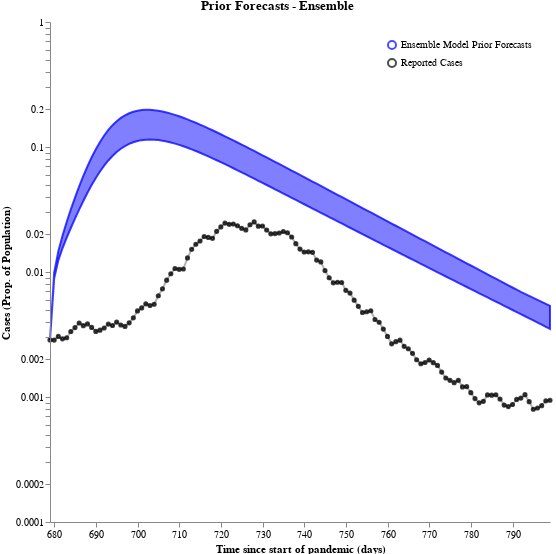

Here is the notebook cell this chart was saved with:
### Code cell
# ensemble_prior_forecasts = sample(ensemble, all_timepoints, num_samples)

ensemble_prior_forecasts_df = convert_to_output_format(ensemble_prior_forecasts, all_timepoints, time_unit="days")
case_df = pd.DataFrame({"Reported Cases": plotting_cases, 
                        "timepoint_days": all_timepoints})

schema = plot_trajectories("Prior Forecasts - Ensemble", 
                           ensemble_prior_forecasts_df,
                            points=case_df,
                            keep=["Cases_sol"],
                            relabel={"Cases_sol": "Ensemble Model Prior Forecasts"},
                            colors={
                                "Ensemble Model Prior Forecasts": "blue",
                                "Reported Cases": "black",
                            })
plots.save_schema(schema, "_schema.json")
plots.ipy_display(schema)

### Figure 1 — Vega specification as saved in the notebook (floating-point values rounded to 4 significant figures)
{"$schema": "https://vega.github.io/schema/vega/v5.json", "axes": [{"name": "x_axis", "orient": "bottom", "scale": "xscale", "title": "Time since start of pandemic (days)", "zindex": 100}, {"name": "y_axis", "orient": "left", "scale": "yscale", "title": "Cases (Prop. of Population)", "zindex": 100}], "data": [{"name": "distributions", "values": [{"lower": 0.00286, "timepoint": 679, "trajectory": "Ensemble Model Prior Forecasts", "upper": 0.00286}, {"lower": 0.008873, "timepoint": 680, "trajectory": "Ensemble Model Prior Forecasts", "upper": 0.009886}, {"lower": 0.01239, "timepoint": 681, "trajectory": "Ensemble Model Prior Forecasts", "upper": 0.01463}, {"lower": 0.01548, "timepoint": 682, "trajectory": "Ensemble Model Prior Forecasts", "upper": 0.01952}, {"lower": 0.01878, "timepoint": 683, "trajectory": "Ensemble Model Prior Forecasts", "upper": 0.02511}, {"lower": 0.02249, "timepoint": 684, "trajectory": "Ensemble Model Prior Forecasts", "upper": 0.03168}, {"lower": 0.02674, "timepoint": 685, "trajectory": "Ensemble Model Prior Forecasts", "upper": 0.0394}, {"lower": 0.03158, "timepoint": 686, "trajectory": "Ensemble Model Prior Forecasts", "upper": 0.04838}, {"lower": 0.03701, "timepoint": 687, "trajectory": "Ensemble Model Prior Forecasts", "upper": 0.05865}, {"lower": 0.04303, "timepoint": 688, "trajectory": "Ensemble Model Prior Forecasts", "upper": 0.07015}, {"lower": 0.04956, "timepoint": 689, "trajectory": "Ensemble Model Prior Forecasts", "upper": 0.0827}, {"lower": 0.05648, "timepoint": 690, "trajectory": "Ensemble Model Prior Forecasts", "upper": 0.09604}, {"lower": 0.06366, "timepoint": 691, "trajectory": "Ensemble Model Prior Forecasts", "upper": 0.1098}, {"lower": 0.07089, "timepoint": 692, "trajectory": "Ensemble Model Prior Forecasts", "upper": 0.1236}, {"lower": 0.078, "timepoint": 693, "trajectory": "Ensemble Model Prior Forecasts", "upper": 0.1369}, {"lower": 0.0848, "timepoint": 694, "trajectory": "Ensemble Model Prior Forecasts", "upper": 0.1495}, {"lower": 0.0911, "timepoint": 695, "trajectory": "Ensemble Model Prior Forecasts", "upper": 0.1609}, {"lower": 0.09678, "timepoint": 696, "trajectory": "Ensemble Model Prior Forecasts", "upper": 0.1709}, {"lower": 0.1017, "timepoint": 697, "trajectory": "Ensemble Model Prior Forecasts", "upper": 0.1794}, {"lower": 0.1059, "timepoint": 698, "trajectory": "Ensemble Model Prior Forecasts", "upper": 0.1862}, {"lower": 0.1092, "timepoint": 699, "trajectory": "Ensemble Model Prior Forecasts", "upper": 0.1915}, {"lower": 0.1117, "timepoint": 700, "trajectory": "Ensemble Model Prior Forecasts", "upper": 0.1952}, {"lower": 0.1135, "timepoint": 701, "trajectory": "Ensemble Model Prior Forecasts", "upper": 0.1975}, {"lower": 0.1145, "timepoint": 702, "trajectory": "Ensemble Model Prior Forecasts", "upper": 0.1985}, {"lower": 0.1148, "timepoint": 703, "trajectory": "Ensemble Model Prior Forecasts", "upper": 0.1983}, {"lower": 0.1145, "timepoint": 704, "trajectory": "Ensemble Model Prior Forecasts", "upper": 0.1971}, {"lower": 0.1137, "timepoint": 705, "trajectory": "Ensemble Model Prior Forecasts", "upper": 0.195}, {"lower": 0.1124, "timepoint": 706, "trajectory": "Ensemble Model Prior Forecasts", "upper": 0.1922}, {"lower": 0.1107, "timepoint": 707, "trajectory": "Ensemble Model Prior Forecasts", "upper": 0.1888}, {"lower": 0.1087, "timepoint": 708, "trajectory": "Ensemble Model Prior Forecasts", "upper": 0.1849}, {"lower": 0.1064, "timepoint": 709, "trajectory": "Ensemble Model Prior Forecasts", "upper": 0.1806}, {"lower": 0.104, "timepoint": 710, "trajectory": "Ensemble Model Prior Forecasts", "upper": 0.176}, {"lower": 0.1013, "timepoint": 711, "trajectory": "Ensemble Model Prior Forecasts", "upper": 0.1713}, {"lower": 0.09856, "timepoint": 712, "trajectory": "Ensemble Model Prior Forecasts", "upper": 0.1663}, {"lower": 0.09572, "timepoint": 713, "trajectory": "Ensemble Model Prior Forecasts", "upper": 0.1613}, {"lower": 0.09282, "timepoint": 714, "trajectory": "Ensemble Model Prior Forecasts", "upper": 0.1562}, {"lower": 0.0899, "timepoint": 715, "trajectory": "Ensemble Model Prior Forecasts", "upper": 0.1511}, {"lower": 0.08698, "timepoint": 716, "trajectory": "Ensemble Model Prior Forecasts", "upper": 0.146}, {"lower": 0.08407, "timepoint": 717, "trajectory": "Ensemble Model Prior Forecasts", "upper": 0.141}, {"lower": 0.08119, "timepoint": 718, "trajectory": "Ensemble Model Prior Forecasts", "upper": 0.1361}, {"lower": 0.07835, "timepoint": 719, "trajectory": "Ensemble Model Prior Forecasts", "upper": 0.1312}, {"lower": 0.07557, "timepoint": 720, "trajectory": "Ensemble Model Prior Forecasts", "upper": 0.1265}, {"lower": 0.07285, "timepoint": 721, "trajectory": "Ensemble Model Prior Forecasts", "upper": 0.1218}, {"lower": 0.07019, "timepoint": 722, "trajectory": "Ensemble Model Prior Forecasts", "upper": 0.1173}, {"lower": 0.06761, "timepoint": 723, "trajectory": "Ensemble Model Prior Forecasts", "upper": 0.1129}, {"lower": 0.06509, "timepoint": 724, "trajectory": "Ensemble Model Prior Forecasts", "upper": 0.1087}, {"lower": 0.06266, "timepoint": 725, "trajectory": "Ensemble Model Prior Forecasts", "upper": 0.1045}, {"lower": 0.0603, "timepoint": 726, "trajectory": "Ensemble Model Prior Forecasts", "upper": 0.1005}, {"lower": 0.05802, "timepoint": 727, "trajectory": "Ensemble Model Prior Forecasts", "upper": 0.09668}, {"lower": 0.05581, "timepoint": 728, "trajectory": "Ensemble Model Prior Forecasts", "upper": 0.09294}, {"lower": 0.05368, "timepoint": 729, "trajectory": "Ensemble Model Prior Forecasts", "upper": 0.08934}, {"lower": 0.05163, "timepoint": 730, "trajectory": "Ensemble Model Prior Forecasts", "upper": 0.08586}, {"lower": 0.04965, "timepoint": 731, "trajectory": "Ensemble Model Prior Forecasts", "upper": 0.0825}, {"lower": 0.04774, "timepoint": 732, "trajectory": "Ensemble Model Prior Forecasts", "upper": 0.07927}, {"lower": 0.0459, "timepoint": 733, "trajectory": "Ensemble Model Prior Forecasts", "upper": 0.07616}, {"lower": 0.04413, "timepoint": 734, "trajectory": "Ensemble Model Prior Forecasts", "upper": 0.07316}, {"lower": 0.04243, "timepoint": 735, "trajectory": "Ensemble Model Prior Forecasts", "upper": 0.07027}, {"lower": 0.04079, "timepoint": 736, "trajectory": "Ensemble Model Prior Forecasts", "upper": 0.0675}, {"lower": 0.03922, "timepoint": 737, "trajectory": "Ensemble Model Prior Forecasts", "upper": 0.06483}, {"lower": 0.0377, "timepoint": 738, "trajectory": "Ensemble Model Prior Forecasts", "upper": 0.06226}, {"lower": 0.03624, "timepoint": 739, "trajectory": "Ensemble Model Prior Forecasts", "upper": 0.05979}, {"lower": 0.03484, "timepoint": 740, "trajectory": "Ensemble Model Prior Forecasts", "upper": 0.05741}, {"lower": 0.0335, "timepoint": 741, "trajectory": "Ensemble Model Prior Forecasts", "upper": 0.05513}, {"lower": 0.0322, "timepoint": 742, "trajectory": "Ensemble Model Prior Forecasts", "upper": 0.05294}, {"lower": 0.03096, "timepoint": 743, "trajectory": "Ensemble Model Prior Forecasts", "upper": 0.05083}, {"lower": 0.02976, "timepoint": 744, "trajectory": "Ensemble Model Prior Forecasts", "upper": 0.04881}, {"lower": 0.02861, "timepoint": 745, "trajectory": "Ensemble Model Prior Forecasts", "upper": 0.04686}, {"lower": 0.02751, "timepoint": 746, "trajectory": "Ensemble Model Prior Forecasts", "upper": 0.04499}, {"lower": 0.02645, "timepoint": 747, "trajectory": "Ensemble Model Prior Forecasts", "upper": 0.0432}, {"lower": 0.02543, "timepoint": 748, "trajectory": "Ensemble Model Prior Forecasts", "upper": 0.04148}, {"lower": 0.02444, "timepoint": 749, "trajectory": "Ensemble Model Prior Forecasts", "upper": 0.03982}, {"lower": 0.0235, "timepoint": 750, "trajectory": "Ensemble Model Prior Forecasts", "upper": 0.03823}, {"lower": 0.0226, "timepoint": 751, "trajectory": "Ensemble Model Prior Forecasts", "upper": 0.0367}, {"lower": 0.02173, "timepoint": 752, "trajectory": "Ensemble Model Prior Forecasts", "upper": 0.03524}, {"lower": 0.02089, "timepoint": 753, "trajectory": "Ensemble Model Prior Forecasts", "upper": 0.03383}, {"lower": 0.02009, "timepoint": 754, "trajectory": "Ensemble Model Prior Forecasts", "upper": 0.03248}, {"lower": 0.01931, "timepoint": 755, "trajectory": "Ensemble Model Prior Forecasts", "upper": 0.03118}, {"lower": 0.01857, "timepoint": 756, "trajectory": "Ensemble Model Prior Forecasts", "upper": 0.02994}, {"lower": 0.01786, "timepoint": 757, "trajectory": "Ensemble Model Prior Forecasts", "upper": 0.02874}, {"lower": 0.01717, "timepoint": 758, "trajectory": "Ensemble Model Prior Forecasts", "upper": 0.02759}, {"lower": 0.01651, "timepoint": 759, "trajectory": "Ensemble Model Prior Forecasts", "upper": 0.02649}, {"lower": 0.01588, "timepoint": 760, "trajectory": "Ensemble Model Prior Forecasts", "upper": 0.02543}, {"lower": 0.01527, "timepoint": 761, "trajectory": "Ensemble Model Prior Forecasts", "upper": 0.02442}, {"lower": 0.01469, "timepoint": 762, "trajectory": "Ensemble Model Prior Forecasts", "upper": 0.02344}, {"lower": 0.01413, "timepoint": 763, "trajectory": "Ensemble Model Prior Forecasts", "upper": 0.02251}, {"lower": 0.01358, "timepoint": 764, "trajectory": "Ensemble Model Prior Forecasts", "upper": 0.02161}, {"lower": 0.01307, "timepoint": 765, "trajectory": "Ensemble Model Prior Forecasts", "upper": 0.02075}, {"lower": 0.01257, "timepoint": 766, "trajectory": "Ensemble Model Prior Forecasts", "upper": 0.01992}, {"lower": 0.01209, "timepoint": 767, "trajectory": "Ensemble Model Prior Forecasts", "upper": 0.01912}, {"lower": 0.01162, "timepoint": 768, "trajectory": "Ensemble Model Prior Forecasts", "upper": 0.01836}, {"lower": 0.01118, "timepoint": 769, "trajectory": "Ensemble Model Prior Forecasts", "upper": 0.01763}, {"lower": 0.01075, "timepoint": 770, "trajectory": "Ensemble Model Prior Forecasts", "upper": 0.01692}, {"lower": 0.01034, "timepoint": 771, "trajectory": "Ensemble Model Prior Forecasts", "upper": 0.01625}, {"lower": 0.00995, "timepoint": 772, "trajectory": "Ensemble Model Prior Forecasts", "upper": 0.0156}, {"lower": 0.009572, "timepoint": 773, "trajectory": "Ensemble Model Prior Forecasts", "upper": 0.01498}, {"lower": 0.009207, "timepoint": 774, "trajectory": "Ensemble Model Prior Forecasts", "upper": 0.01438}, {"lower": 0.008857, "timepoint": 775, "trajectory": "Ensemble Model Prior Forecasts", "upper": 0.01381}, {"lower": 0.008521, "timepoint": 776, "trajectory": "Ensemble Model Prior Forecasts", "upper": 0.01326}, {"lower": 0.008197, "timepoint": 777, "trajectory": "Ensemble Model Prior Forecasts", "upper": 0.01273}, {"lower": 0.007886, "timepoint": 778, "trajectory": "Ensemble Model Prior Forecasts", "upper": 0.01223}, {"lower": 0.007587, "timepoint": 779, "trajectory": "Ensemble Model Prior Forecasts", "upper": 0.01174}, {"lower": 0.0073, "timepoint": 780, "trajectory": "Ensemble Model Prior Forecasts", "upper": 0.01127}, {"lower": 0.007023, "timepoint": 781, "trajectory": "Ensemble Model Prior Forecasts", "upper": 0.01082}, {"lower": 0.006757, "timepoint": 782, "trajectory": "Ensemble Model Prior Forecasts", "upper": 0.01039}, {"lower": 0.006502, "timepoint": 783, "trajectory": "Ensemble Model Prior Forecasts", "upper": 0.00998}, {"lower": 0.006256, "timepoint": 784, "trajectory": "Ensemble Model Prior Forecasts", "upper": 0.009583}, {"lower": 0.00602, "timepoint": 785, "trajectory": "Ensemble Model Prior Forecasts", "upper": 0.009203}, {"lower": 0.005792, "timepoint": 786, "trajectory": "Ensemble Model Prior Forecasts", "upper": 0.008837}, {"lower": 0.005574, "timepoint": 787, "trajectory": "Ensemble Model Prior Forecasts", "upper": 0.008486}, {"lower": 0.005364, "timepoint": 788, "trajectory": "Ensemble Model Prior Forecasts", "upper": 0.00815}, {"lower": 0.005162, "timepoint": 789, "trajectory": "Ensemble Model Prior Forecasts", "upper": 0.007826}, {"lower": 0.004968, "timepoint": 790, "trajectory": "Ensemble Model Prior Forecasts", "upper": 0.007516}, {"lower": 0.004781, "timepoint": 791, "trajectory": "Ensemble Model Prior Forecasts", "upper": 0.007218}, {"lower": 0.004601, "timepoint": 792, "trajectory": "Ensemble Model Prior Forecasts", "upper": 0.006932}, {"lower": 0.004426, "timepoint": 793, "trajectory": "Ensemble Model Prior Forecasts", "upper": 0.006676}, {"lower": 0.004257, "timepoint": 794, "trajectory": "Ensemble Model Prior Forecasts", "upper": 0.006437}, {"lower": 0.004094, "timepoint": 795, "trajectory": "Ensemble Model Prior Forecasts", "upper": 0.006206}, {"lower": 0.003938, "timepoint": 796, "trajectory": "Ensemble Model Prior Forecasts", "upper": 0.005984}, {"lower": 0.003788, "timepoint": 797, "trajectory": "Ensemble Model Prior Forecasts", "upper": 0.00577}, {"lower": 0.003644, "timepoint": 798, "trajectory": "Ensemble Model Prior Forecasts", "upper": 0.005564}, {"lower": 0.003505, "timepoint": 799, "trajectory": "Ensemble Model Prior Forecasts", "upper": 0.005365}]}, {"name": "traces", "transform": [{"expr": "isValid(datum.value)", "type": "filter"}], "values": []}, {"name": "points", "values": [{"sample_id": 0, "timepoint": 679, "trajectory": "Reported Cases", "value": 0.00286}, {"sample_id": 0, "timepoint": 680, "trajectory": "Reported Cases", "value": 0.002851}, {"sample_id": 0, "timepoint": 681, "trajectory": "Reported Cases", "value": 0.003051}, {"sample_id": 0, "timepoint": 682, "trajectory": "Reported Cases", "value": 0.002919}, {"sample_id": 0, "timepoint": 683, "trajectory": "Reported Cases", "value": 0.002978}, {"sample_id": 0, "timepoint": 684, "trajectory": "Reported Cases", "value": 0.00334}, {"sample_id": 0, "timepoint": 685, "trajectory": "Reported Cases", "value": 0.003593}, {"sample_id": 0, "timepoint": 686, "trajectory": "Reported Cases", "value": 0.003907}, {"sample_id": 0, "timepoint": 687, "trajectory": "Reported Cases", "value": 0.003723}, {"sample_id": 0, "timepoint": 688, "trajectory": "Reported Cases", "value": 0.003843}, {"sample_id": 0, "timepoint": 689, "trajectory": "Reported Cases", "value": 0.003604}, {"sample_id": 0, "timepoint": 690, "trajectory": "Reported Cases", "value": 0.003349}, {"sample_id": 0, "timepoint": 691, "trajectory": "Reported Cases", "value": 0.003425}, {"sample_id": 0, "timepoint": 692, "trajectory": "Reported Cases", "value": 0.003563}, {"sample_id": 0, "timepoint": 693, "trajectory": "Reported Cases", "value": 0.003831}, {"sample_id": 0, "timepoint": 694, "trajectory": "Reported Cases", "value": 0.003732}, {"sample_id": 0, "timepoint": 695, "trajectory": "Reported Cases", "value": 0.003974}, {"sample_id": 0, "timepoint": 696, "trajectory": "Reported Cases", "value": 0.00377}, {"sample_id": 0, "timepoint": 697, "trajectory": "Reported Cases", "value": 0.00367}, {"sample_id": 0, "timepoint": 698, "trajectory": "Reported Cases", "value": 0.003922}, {"sample_id": 0, "timepoint": 699, "trajectory": "Reported Cases", "value": 0.004298}, {"sample_id": 0, "timepoint": 700, "trajectory": "Reported Cases", "value": 0.004884}, {"sample_id": 0, "timepoint": 701, "trajectory": "Reported Cases", "value": 0.005158}, {"sample_id": 0, "timepoint": 702, "trajectory": "Reported Cases", "value": 0.005565}, {"sample_id": 0, "timepoint": 703, "trajectory": "Reported Cases", "value": 0.005392}, {"sample_id": 0, "timepoint": 704, "trajectory": "Reported Cases", "value": 0.005517}, {"sample_id": 0, "timepoint": 705, "trajectory": "Reported Cases", "value": 0.006461}, {"sample_id": 0, "timepoint": 706, "trajectory": "Reported Cases", "value": 0.007337}, {"sample_id": 0, "timepoint": 707, "trajectory": "Reported Cases", "value": 0.008603}, {"sample_id": 0, "timepoint": 708, "trajectory": "Reported Cases", "value": 0.009678}, {"sample_id": 0, "timepoint": 709, "trajectory": "Reported Cases", "value": 0.01067}, {"sample_id": 0, "timepoint": 710, "trajectory": "Reported Cases", "value": 0.0105}, {"sample_id": 0, "timepoint": 711, "trajectory": "Reported Cases", "value": 0.01057}, {"sample_id": 0, "timepoint": 712, "trajectory": "Reported Cases", "value": 0.01296}, {"sample_id": 0, "timepoint": 713, "trajectory": "Reported Cases", "value": 0.0152}, {"sample_id": 0, "timepoint": 714, "trajectory": "Reported Cases", "value": 0.01668}, {"sample_id": 0, "timepoint": 715, "trajectory": "Reported Cases", "value": 0.0177}, {"sample_id": 0, "timepoint": 716, "trajectory": "Reported Cases", "value": 0.01922}, {"sample_id": 0, "timepoint": 717, "trajectory": "Reported Cases", "value": 0.01892}, {"sample_id": 0, "timepoint": 718, "trajectory": "Reported Cases", "value": 0.0186}, {"sample_id": 0, "timepoint": 719, "trajectory": "Reported Cases", "value": 0.02114}, {"sample_id": 0, "timepoint": 720, "trajectory": "Reported Cases", "value": 0.02293}, {"sample_id": 0, "timepoint": 721, "trajectory": "Reported Cases", "value": 0.02461}, {"sample_id": 0, "timepoint": 722, "trajectory": "Reported Cases", "value": 0.02407}, {"sample_id": 0, "timepoint": 723, "trajectory": "Reported Cases", "value": 0.02423}, {"sample_id": 0, "timepoint": 724, "trajectory": "Reported Cases", "value": 0.02344}, {"sample_id": 0, "timepoint": 725, "trajectory": "Reported Cases", "value": 0.02236}, {"sample_id": 0, "timepoint": 726, "trajectory": "Reported Cases", "value": 0.02171}, {"sample_id": 0, "timepoint": 727, "trajectory": "Reported Cases", "value": 0.02389}, {"sample_id": 0, "timepoint": 728, "trajectory": "Reported Cases", "value": 0.02514}, {"sample_id": 0, "timepoint": 729, "trajectory": "Reported Cases", "value": 0.02326}, {"sample_id": 0, "timepoint": 730, "trajectory": "Reported Cases", "value": 0.02332}, {"sample_id": 0, "timepoint": 731, "trajectory": "Reported Cases", "value": 0.02168}, {"sample_id": 0, "timepoint": 732, "trajectory": "Reported Cases", "value": 0.02019}, {"sample_id": 0, "timepoint": 733, "trajectory": "Reported Cases", "value": 0.02028}, {"sample_id": 0, "timepoint": 734, "trajectory": "Reported Cases", "value": 0.02051}, {"sample_id": 0, "timepoint": 735, "trajectory": "Reported Cases", "value": 0.02109}, {"sample_id": 0, "timepoint": 736, "trajectory": "Reported Cases", "value": 0.02061}, {"sample_id": 0, "timepoint": 737, "trajectory": "Reported Cases", "value": 0.01905}, {"sample_id": 0, "timepoint": 738, "trajectory": "Reported Cases", "value": 0.01686}, {"sample_id": 0, "timepoint": 739, "trajectory": "Reported Cases", "value": 0.01526}, {"sample_id": 0, "timepoint": 740, "trajectory": "Reported Cases", "value": 0.01444}, {"sample_id": 0, "timepoint": 741, "trajectory": "Reported Cases", "value": 0.01449}, {"sample_id": 0, "timepoint": 742, "trajectory": "Reported Cases", "value": 0.01436}, {"sample_id": 0, "timepoint": 743, "trajectory": "Reported Cases", "value": 0.01245}, {"sample_id": 0, "timepoint": 744, "trajectory": "Reported Cases", "value": 0.01203}, {"sample_id": 0, "timepoint": 745, "trajectory": "Reported Cases", "value": 0.01026}, {"sample_id": 0, "timepoint": 746, "trajectory": "Reported Cases", "value": 0.009}, {"sample_id": 0, "timepoint": 747, "trajectory": "Reported Cases", "value": 0.008186}, {"sample_id": 0, "timepoint": 748, "trajectory": "Reported Cases", "value": 0.00828}, {"sample_id": 0, "timepoint": 749, "trajectory": "Reported Cases", "value": 0.008238}, {"sample_id": 0, "timepoint": 750, "trajectory": "Reported Cases", "value": 0.007139}, {"sample_id": 0, "timepoint": 751, "trajectory": "Reported Cases", "value": 0.006782}, {"sample_id": 0, "timepoint": 752, "trajectory": "Reported Cases", "value": 0.005956}, {"sample_id": 0, "timepoint": 753, "trajectory": "Reported Cases", "value": 0.00531}, {"sample_id": 0, "timepoint": 754, "trajectory": "Reported Cases", "value": 0.004745}, {"sample_id": 0, "timepoint": 755, "trajectory": "Reported Cases", "value": 0.004811}, {"sample_id": 0, "timepoint": 756, "trajectory": "Reported Cases", "value": 0.004898}, {"sample_id": 0, "timepoint": 757, "trajectory": "Reported Cases", "value": 0.00417}, {"sample_id": 0, "timepoint": 758, "trajectory": "Reported Cases", "value": 0.00396}, {"sample_id": 0, "timepoint": 759, "trajectory": "Reported Cases", "value": 0.003493}, {"sample_id": 0, "timepoint": 760, "trajectory": "Reported Cases", "value": 0.00305}, {"sample_id": 0, "timepoint": 761, "trajectory": "Reported Cases", "value": 0.002663}, {"sample_id": 0, "timepoint": 762, "trajectory": "Reported Cases", "value": 0.002773}, {"sample_id": 0, "timepoint": 763, "trajectory": "Reported Cases", "value": 0.002848}, {"sample_id": 0, "timepoint": 764, "trajectory": "Reported Cases", "value": 0.002544}, {"sample_id": 0, "timepoint": 765, "trajectory": "Reported Cases", "value": 0.002434}, {"sample_id": 0, "timepoint": 766, "trajectory": "Reported Cases", "value": 0.002235}, {"sample_id": 0, "timepoint": 767, "trajectory": "Reported Cases", "value": 0.001986}, {"sample_id": 0, "timepoint": 768, "trajectory": "Reported Cases", "value": 0.001844}, {"sample_id": 0, "timepoint": 769, "trajectory": "Reported Cases", "value": 0.001887}, {"sample_id": 0, "timepoint": 770, "trajectory": "Reported Cases", "value": 0.001976}, {"sample_id": 0, "timepoint": 771, "trajectory": "Reported Cases", "value": 0.001882}, {"sample_id": 0, "timepoint": 772, "trajectory": "Reported Cases", "value": 0.001789}, {"sample_id": 0, "timepoint": 773, "trajectory": "Reported Cases", "value": 0.001582}, {"sample_id": 0, "timepoint": 774, "trajectory": "Reported Cases", "value": 0.00142}, {"sample_id": 0, "timepoint": 775, "trajectory": "Reported Cases", "value": 0.001359}, {"sample_id": 0, "timepoint": 776, "trajectory": "Reported Cases", "value": 0.001303}, {"sample_id": 0, "timepoint": 777, "trajectory": "Reported Cases", "value": 0.001358}, {"sample_id": 0, "timepoint": 778, "trajectory": "Reported Cases", "value": 0.001204}, {"sample_id": 0, "timepoint": 779, "trajectory": "Reported Cases", "value": 0.001211}, {"sample_id": 0, "timepoint": 780, "trajectory": "Reported Cases", "value": 0.001083}, {"sample_id": 0, "timepoint": 781, "trajectory": "Reported Cases", "value": 0.0009712}, {"sample_id": 0, "timepoint": 782, "trajectory": "Reported Cases", "value": 0.0008982}, {"sample_id": 0, "timepoint": 783, "trajectory": "Reported Cases", "value": 0.0009231}, {"sample_id": 0, "timepoint": 784, "trajectory": "Reported Cases", "value": 0.001039}, {"sample_id": 0, "timepoint": 785, "trajectory": "Reported Cases", "value": 0.001035}, {"sample_id": 0, "timepoint": 786, "trajectory": "Reported Cases", "value": 0.001042}, {"sample_id": 0, "timepoint": 787, "trajectory": "Reported Cases", "value": 0.0009643}, {"sample_id": 0, "timepoint": 788, "trajectory": "Reported Cases", "value": 0.0008619}, {"sample_id": 0, "timepoint": 789, "trajectory": "Reported Cases", "value": 0.0008386}, {"sample_id": 0, "timepoint": 790, "trajectory": "Reported Cases", "value": 0.0008709}, {"sample_id": 0, "timepoint": 791, "trajectory": "Reported Cases", "value": 0.000957}, {"sample_id": 0, "timepoint": 792, "trajectory": "Reported Cases", "value": 0.0009805}, {"sample_id": 0, "timepoint": 793, "trajectory": "Reported Cases", "value": 0.001043}, {"sample_id": 0, "timepoint": 794, "trajectory": "Reported Cases", "value": 0.0009183}, {"sample_id": 0, "timepoint": 795, "trajectory": "Reported Cases", "value": 0.0007978}, {"sample_id": 0, "timepoint": 796, "trajectory": "Reported Cases", "value": 0.0008161}, {"sample_id": 0, "timepoint": 797, "trajectory": "Reported Cases", "value": 0.0008521}, {"sample_id": 0, "timepoint": 798, "trajectory": "Reported Cases", "value": 0.0009318}, {"sample_id": 0, "timepoint": 799, "trajectory": "Reported Cases", "value": 0.0009424}]}, {"name": "markers", "values": []}, {"name": "selected", "on": [{"remove": true, "trigger": "clear"}, {"remove": true, "trigger": "!shift"}, {"insert": "clicked", "trigger": "!shift && clicked"}, {"toggle": "clicked", "trigger": "shift && clicked"}]}], "height": 500, "legends": [{"encode": {"labels": {"interactive": true, "name": "legendLabel", "update": {"opacity": [{"test": "!length(data('selected')) || indata('selected', 'value', datum.value)", "value": 1}, {"value": 0.25}]}}, "symbols": {"interactive": true, "name": "legendSymbol", "update": {"fill": {"value": "transparent"}, "opacity": [{"test": "!length(data('selected')) || indata('selected', 'value', datum.value)", "value": 0.7}, {"value": 0.15}], "size": {"value": 64}, "strokeWidth": {"value": 2}}}}, "name": "color_legend", "orient": "top-right", "stroke": "color"}], "marks": [{"from": {"facet": {"data": "points", "groupby": "trajectory", "name": "points_split"}}, "marks": [{"encode": {"hover": {"fillOpacity": {"value": 0.9}}, "update": {"fill": {"field": "trajectory", "scale": "color"}, "fillOpacity": [{"test": "!length(data('selected')) || indata('selected', 'value', datum.trajectory)", "value": 0.5}, {"value": 0.15}], "size": {"value": 10}, "stroke": {"field": "trajectory", "scale": "color"}, "strokeOpacity": [{"test": "!length(data('selected')) || indata('selected', 'value', datum.trajectory)", "value": 0.75}, {"value": 0.15}], "strokeWidth": {"value": 2}, "tooltip": {"field": "value"}, "x": {"field": "timepoint", "scale": "xscale"}, "y": {"field": "value", "scale": "yscale"}}}, "from": {"data": "points"}, "name": "_points_symbol", "type": "symbol", "zindex": 3}, {"encode": {"hover": {"fillOpacity": {"value": 0.9}}, "update": {"interpolate": {"value": "linear"}, "stroke": {"field": "trajectory", "scale": "color"}, "strokeOpacity": [{"test": "!length(data('selected')) || indata('selected', 'value', datum.trajectory)", "value": 0.3}, {"value": 0.1}], "strokeWidth": {"value": 2}, "x": {"field": "timepoint", "scale": "xscale"}, "y": {"field": "value", "scale": "yscale"}}}, "from": {"data": "points"}, "name": "_points_line", "type": "line", "zindex": 3}], "name": "_points", "type": "group", "zindex": 3}, {"from": {"facet": {"data": "traces", "groupby": "trajectory", "name": "traces_split"}}, "marks": [{"encode": {"hover": {"fillOpacity": {"value": 0.9}}, "update": {"interpolate": {"value": "linear"}, "stroke": {"field": "trajectory", "scale": "color"}, "strokeOpacity": [{"test": "!length(data('selected')) || indata('selected', 'value', datum.trajectory)", "value": 0.75}, {"value": 0.15}], "strokeWidth": {"value": 2}, "x": {"field": "timepoint", "scale": "xscale"}, "y": {"field": "value", "scale": "yscale"}}}, "from": {"data": "traces_split"}, "name": "_traces_lines", "type": "line"}], "name": "_traces", "type": "group", "zindex": 2}, {"from": {"facet": {"data": "distributions", "groupby": "trajectory", "name": "trajectory_split"}}, "marks": [{"encode": {"hover": {"fillOpacity": {"value": 0.9}}, "update": {"fill": {"field": "trajectory", "scale": "color"}, "fillOpacity": [{"test": "!length(data('selected')) || indata('selected', 'value', datum.trajectory)", "value": 0.5}, {"value": 0.15}], "interpolate": {"value": "linear"}, "stroke": {"field": "trajectory", "scale": "color"}, "strokeOpacity": [{"test": "!length(data('selected')) || indata('selected', 'value', datum.trajectory)", "value": 0.75}, {"value": 0.15}], "strokeWidth": {"value": 2}, "x": {"field": "timepoint", "scale": "xscale"}, "y": {"field": "upper", "scale": "yscale"}, "y2": {"field": "lower", "scale": "yscale"}}}, "from": {"data": "trajectory_split"}, "type": "area"}], "name": "_distributions", "type": "group", "zindex": 1}, {"marks": [{"encode": {"enter": {"stroke": {"value": "lightgray"}}, "update": {"opacity": {"value": 1}, "x": {"field": "timepoint", "scale": "xscale"}, "y": {"signal": "height"}, "y2": {"value": 0}}}, "from": {"data": "markers"}, "name": "_marker text", "type": "rule"}, {"encode": {"enter": {"fontSize": {"value": 8}, "text": {"field": "datum.label"}, "y": {"value": 0}}}, "from": {"data": "_marker text"}, "name": "_marker flags", "transform": [{"as": ["x", "_y", "opacity", "align", "baseline"], "lineAnchor": "start", "offset": [1], "size": {"signal": "[width, height]"}, "type": "label"}], "type": "text"}], "name": "_markers", "type": "group"}], "scales": [{"domain": {"fields": [{"data": "distributions", "field": "timepoint"}, {"data": "traces", "field": "timepoint"}, {"data": "points", "field": "timepoint"}, {"data": "markers", "field": "timepoint"}]}, "name": "xscale", "range": "width", "type": "linear", "zero": false}, {"domain": {"fields": [{"data": "distributions", "field": "lower"}, {"data": "distributions", "field": "upper"}, {"data": "traces", "field": "value"}, {"data": "points", "field": "value"}]}, "name": "yscale", "nice": true, "range": "height", "type": "log", "zero": false}, {"domain": ["Ensemble Model Prior Forecasts", "Reported Cases"], "name": "color", "range": ["blue", "black"], "type": "ordinal"}], "signals": [{"name": "clear", "on": [{"events": "mouseup[!event.item]", "force": true, "update": "true"}], "value": true}, {"name": "shift", "on": [{"events": "@legendSymbol:click, @legendLabel:click", "force": true, "update": "event.shiftKey"}], "value": false}, {"name": "clicked", "on": [{"events": "@legendSymbol:click, @legendLabel:click", "force": true, "update": "{value: datum.value}"}], "value": null}], "title": "Prior Forecasts - Ensemble", "width": 500}
